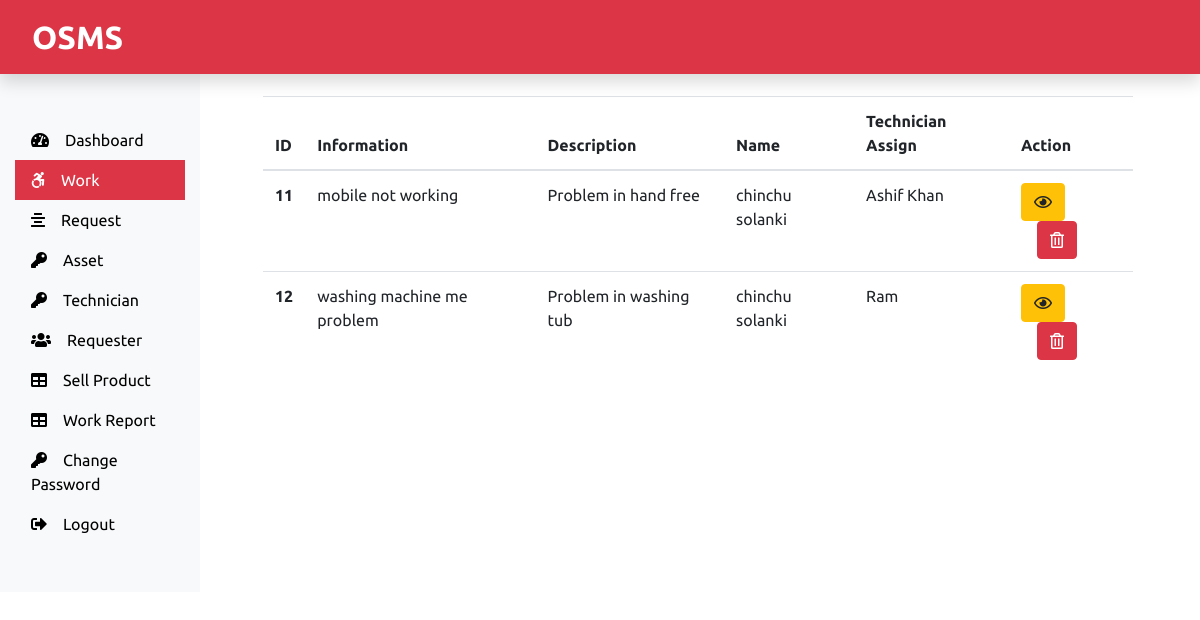
Screenshot of /admin/work.php with the database file from the repository.
### tables this page shows
CREATE TABLE IF NOT EXISTS `assign_work` (
  `r_no` int(11) NOT NULL AUTO_INCREMENT,
  `r_id` int(11) NOT NULL,
  `r_info` varchar(45) NOT NULL,
  `r_desription` text NOT NULL,
  `name` varchar(45) NOT NULL,
  `r_address` text NOT NULL,
  `r_city` varchar(45) NOT NULL,
  `r_state` varchar(45) NOT NULL,
  `r_zip` varchar(45) NOT NULL,
  `r_email` varchar(45) NOT NULL,
  `r_mobile` bigint(20) NOT NULL,
  `r_assign` varchar(45) NOT NULL,
  `r_date` datetime NOT NULL DEFAULT CURRENT_TIMESTAMP,
  PRIMARY KEY (`r_no`)
);

### admin/work.php (the view, shortened to what this page needs)
<?php
include('admin-sidebar.php');
include('../dbconnect.php');
?>
<div class="m-5 col-md-9">
<table class="table">
<thead>
<tr>
 	<th scope="col">ID</th>
   <th scope="col">Information</th>
   <th scope="col">Description</th>
   <th scope="col">Name</th>
   <th scope="col">Technician Assign</th>
   <th scope="col">Action</th>
</tr>
  </thead>
  <tbody>
	<?php
		$sql = "SELECT * FROM `assign_work`";
		$result = mysqli_query($con,$sql);
		$num = mysqli_num_rows($result);
		if($num > 1){
			while($row = mysqli_fetch_assoc($result)){
				echo ' <tr>
							<th scope="row">'.$row['r_id'].'</th>
      						<td>'.$row['r_info'].'</td>
      						<td>'.$row['r_desription'].'</td>
      						<td>'.$row['name'].'</td>
      						<td>'.$row['r_assign'].'</td>
      						<td>
      							<form action="viewassignwork.php" class="d-inline">
      								<input type="hidden" name="id" value='.$row["r_id"].'>
									<button class="btn btn-warning" type="submit" name="view"><i class="far fa-eye"></i></button>
       							</form>
      							<form action="" class="d-inline">
      								<input type="hidden" name="id" value='.$row["r_id"].'>
      								<button class="btn ml-3 btn-danger" type="submit" name="delete"><i class="far fa-trash-alt"></i> </button>
      							</form>
      						</td>
      					</tr>';
			}
		}
		else{
			echo "0 Result";
		}
	?>
  </tbody>
</table>
</div>
</div>
</div>
</body>
</html>

### fa/css/all.css (style rules this page uses)
.fa, .fas, .far, .fal, .fab { -moz-osx-font-smoothing: grayscale; -webkit-font-smoothing: antialiased; display: inline-block; font-style: normal; font-variant: normal; text-rendering: auto; line-height: 1; }
.fa-eye:before { content: "\f06e"; }
.fa-trash-alt:before { content: "\f2ed"; }
.far { font-family: 'Font Awesome 5 Free'; font-weight: 400; }

### css/style.css (style rules this page uses)
* { font-family: 'Ubuntu', sans-serif; }

### rows the page displays
assign_work: r "11", r_info "mobile not working", r_desription "Problem in hand free", name "chinchu solanki", r_assign "Ashif Khan"
assign_work: r "12", r_info "washing machine me problem", r_desription "Problem in washing tub", name "chinchu solanki", r_assign "Ram"
